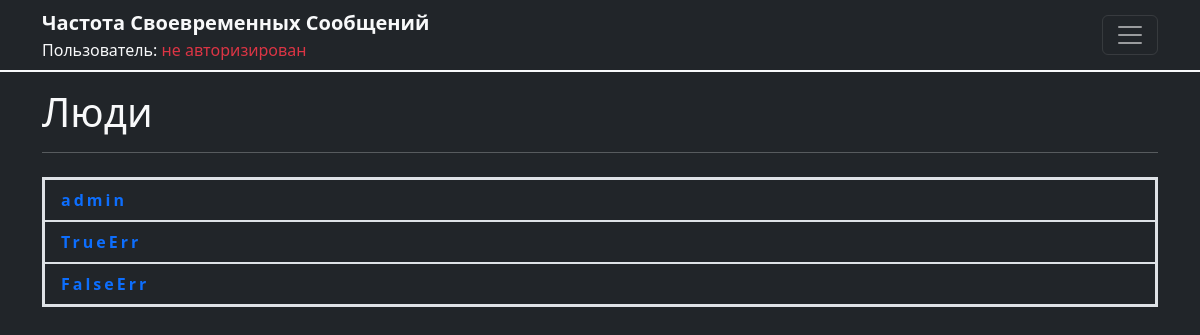
/people, run on an earlier commit of the app's database.
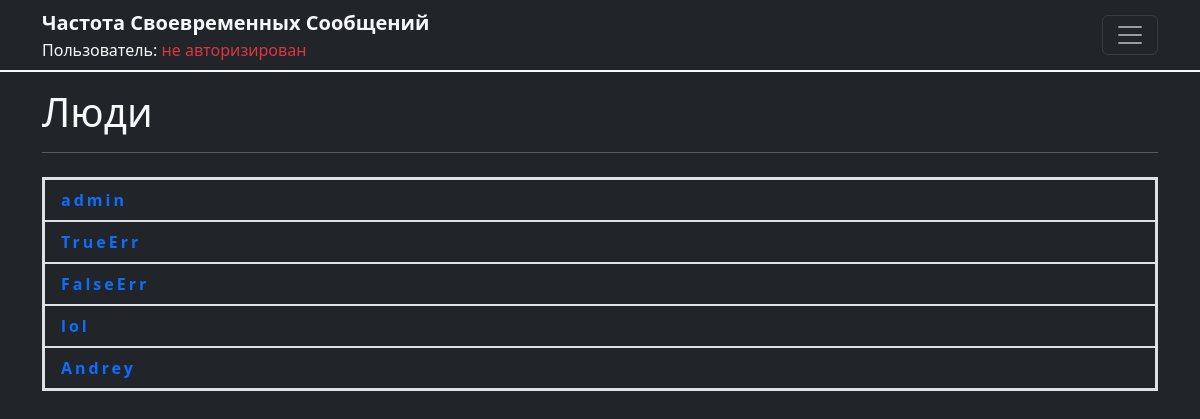
And on a later commit of the database.
### users/models.py (models this page shows)
class User(AbstractUser):
    profile = models.TextField(blank=True)

### users/views.py (the view)
# urls.py: path('people', people, name='people'),
def people(request):
    all_people = User.objects.all()
    return render(request, 'people.html', {'data': all_people})

### templates/people.html
{% extends 'base.html' %}
{% block content %}
  <h1>Люди</h1>
  <hr>
  <ul class="mt-4 list-group rounded-0 border border-2">
    {% for user in data %}
      <li class="people-ul-item list-group-item bg-dark text-light border border-1 fw-bolder"><a class="text-decoration-none" href="{% url 'profile' user.username %}">{{ user.username }}</a></li>
    {% endfor %}
  </ul>
{% endblock %}

What changed in the data, as far as the page shows it:
added User: username "lol"
added User: username "Andrey"
